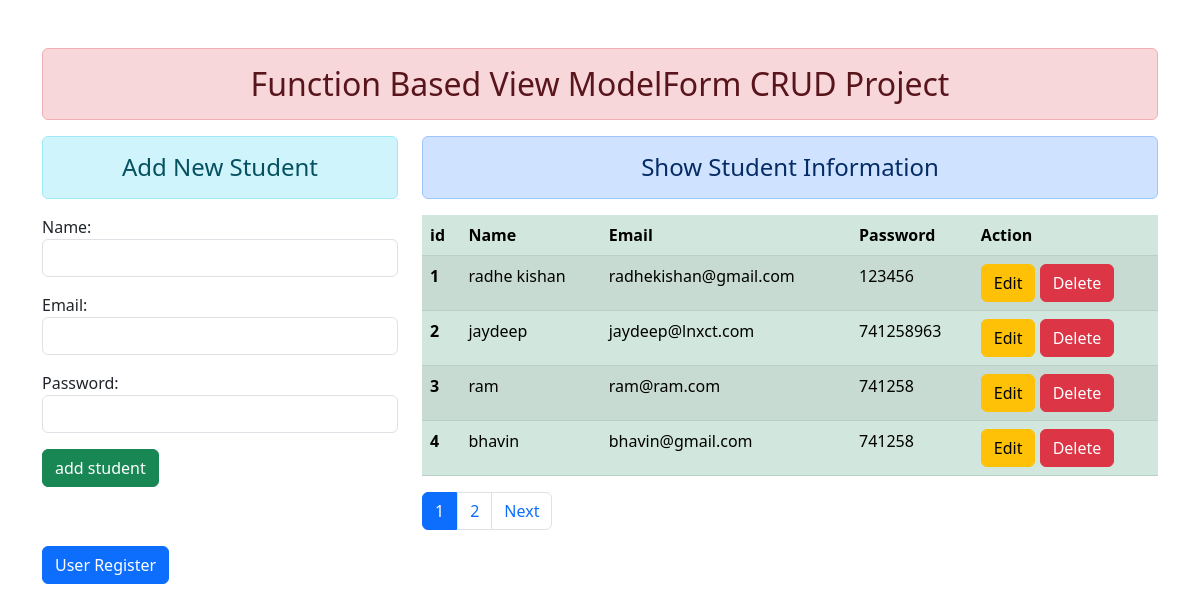
The page / on the database its author committed.
### enroll/models.py (models this page shows, shortened)
class User(models.Model):
    name = models.CharField(max_length=70)
    email = models.EmailField(max_length=100)
    password = models.CharField(max_length=100)

### enroll/views.py (the view)
# urls.py: path('', views.add_show, name='add_show'),
def add_show(request):
    if request.method == 'POST':
        form = StudentRegistration(request.POST)
        if form.is_valid():
            form.save()
        form = StudentRegistration()
        return redirect(reverse('add_show'))
    else:
        form = StudentRegistration()
    user_data = list(User.objects.all())
    p = Paginator(user_data, 4)
    page_number = request.GET.get('page')
    try:
        page_obj = p.get_page(page_number)  # returns the desired page object
    except PageNotAnInteger:
        page_obj = p.page(1)
    except EmptyPage:
        page_obj = p.page(p.num_pages)
    context = {'page_obj': page_obj}
    return render(request, 'enroll/addandshow.html', {'form': form, 'user_data': user_data, 'context': context})

### enroll/forms.py
class StudentRegistration(forms.ModelForm):
    class Meta():
        model = User
        fields = ['name', 'email', 'password']
        widgets = {
            'name': forms.TextInput(attrs={'class': 'form-control'}),
            'email': forms.EmailInput(attrs={'class': 'form-control'}),
            'password': forms.PasswordInput(render_value=True, attrs={'class': 'form-control'}),
        }

### enroll/templates/enroll/addandshow.html (shortened to what this page needs)
{% extends 'enroll/base.html' %}
{% block content %}
<div class="row">
  <div class="col-sm-4">
    <h4 class="text-center alert alert-info">Add New Student</h4>
    <form action="" method="post">
      {{form.as_p}}
      <input type="submit" class="btn btn-success" value="add student" />
    </form>
  </div>
  <div class="col-sm-8">
    <h4 class="text-center alert alert-primary">Show Student Information</h4>
    {% if user_data %}
        <table class="table table-success table-striped">
            <thead>
                <tr>
                  <th scope="col">id</th>
                  <th scope="col">Name</th>
                  <th scope="col">Email</th>
                  <th scope="col">Password</th>
                  <th scope="col">Action</th>
                </tr>
              </thead>
              <tbody>
                {% for usr_data in context.page_obj %}
                    <tr>
                        <th scope="row">{{ forloop.counter }}</th>
                        <td>{{ usr_data.name }}</td>
                        <td>{{ usr_data.email }}</td>
                        <td>{{ usr_data.password }}</td>
                        <td>
                            <a href="{% url 'update_record' usr_data.id %}" class="btn btn-warning">Edit</a>
                            <form action="{% url 'delete_record' usr_data.id %}" method="post" class="d-inline">
                                <input type="submit" class="btn btn-danger" value="Delete" />
                            </form>
                        </td>
                    </tr>
                {% endfor %}
              </tbody>
        </table>
        <nav aria-label="...">
            <ul class="pagination">
                {% for num in context.page_obj.paginator.page_range %}
                    {% if context.page_obj.number == num %}
                        <li class="page-item active" aria-current="page">
                            <a href="?page={{ num }}" class="page-link">{{ num }}</a>
                        </li>
                    {% else %}
                        <li><a href="?page={{ num }}"  class="page-link">{{ num }}</a></li>
                    {% endif %}
                {% endfor %}
                {%if context.page_obj.has_next %}
                    <li class="page-item">
                        <a class="page-link" href="?page={{context.page_obj.next_page_number}}">Next</a>
                    </li>
                {% endif %}
            </ul>
        </nav>
    {% else %}
    <h4 class="text-center alert alert-warning">No Records</h4>
    {% endif %}
  </div>
</div>
<a href="{% url 'student_register' %}" class="btn btn-primary">User Register</a>
{% endblock content %}

### rows shown on the page
User: name "radhe kishan", email "radhekishan@gmail.com", password "123456"
User: name "jaydeep", email "jaydeep@lnxct.com", password "741258963"
User: name "ram", email "ram@ram.com", password "741258"
User: name "bhavin", email "bhavin@gmail.com", password "741258"

### other values the page prints
{{ num }} "1"
{{ num }} "2"
